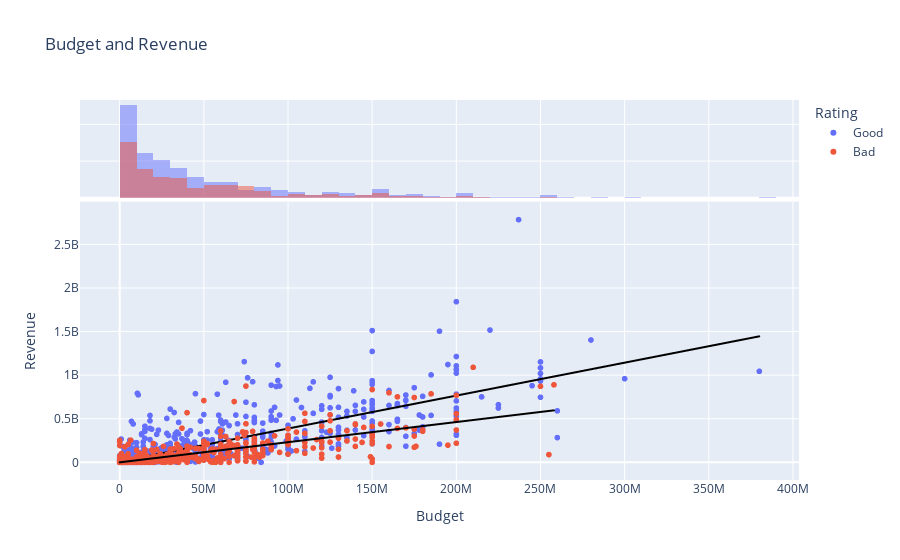

Here is the notebook cell this chart was saved with:
### Code cell
fig = px.scatter(new, x="budget", y="revenue", color='rating', marginal_x="histogram", hover_name= 'original_title', trendline="ols", trendline_color_override="black",
                 labels={
                     "budget": "Budget",
                     "revenue": "Revenue",
                     "rating": "Rating"
                 },
                title="Budget and Revenue")
fig.show()

### Figure 1 — Plotly figure (JSON) as saved in the notebook; plotly's stock layout.template omitted (floating-point values rounded to 4 significant figures; data arrays with more than 128 entries replaced by an {"elided": "..."} marker saying what was removed)
{"data": [{"hovertemplate": "<b>%{hovertext}</b><br><br>Rating=Good<br>Budget=%{x}<br>Revenue=%{y}<extra></extra>", "hovertext": {"elided": "915 str values"}, "legendgroup": "Good", "marker": {"color": "#636efa", "symbol": "circle"}, "mode": "markers", "name": "Good", "showlegend": true, "type": "scattergl", "x": {"elided": "915 int values"}, "xaxis": "x", "y": {"elided": "915 int values"}, "yaxis": "y"}, {"alignmentgroup": "True", "bingroup": "x", "hovertemplate": "Rating=Good<br>Budget=%{x}<br>count=%{y}<extra></extra>", "legendgroup": "Good", "marker": {"color": "#636efa"}, "name": "Good", "offsetgroup": "Good", "opacity": 0.5, "showlegend": false, "type": "histogram", "x": {"elided": "915 int values"}, "xaxis": "x2", "yaxis": "y2"}, {"hovertemplate": "<b>OLS trendline</b><br>revenue = 3.78392 * budget + 9.82752e+06<br>R<sup>2</sup>=0.597878<br><br>Rating=Good<br>Budget=%{x}<br>Revenue=%{y} <b>(trend)</b><extra></extra>", "legendgroup": "Good", "line": {"color": "black"}, "marker": {"color": "#636efa", "symbol": "circle"}, "mode": "lines", "name": "Good", "showlegend": false, "type": "scattergl", "x": {"elided": "915 int values"}, "xaxis": "x", "y": {"elided": "915 float values"}, "yaxis": "y"}, {"hovertemplate": "<b>%{hovertext}</b><br><br>Rating=Bad<br>Budget=%{x}<br>Revenue=%{y}<extra></extra>", "hovertext": {"elided": "573 str values"}, "legendgroup": "Bad", "marker": {"color": "#EF553B", "symbol": "circle"}, "mode": "markers", "name": "Bad", "showlegend": true, "type": "scattergl", "x": {"elided": "573 int values"}, "xaxis": "x", "y": {"elided": "573 int values"}, "yaxis": "y"}, {"alignmentgroup": "True", "bingroup": "x", "hovertemplate": "Rating=Bad<br>Budget=%{x}<br>count=%{y}<extra></extra>", "legendgroup": "Bad", "marker": {"color": "#EF553B"}, "name": "Bad", "offsetgroup": "Bad", "opacity": 0.5, "showlegend": false, "type": "histogram", "x": {"elided": "573 int values"}, "xaxis": "x2", "yaxis": "y2"}, {"hovertemplate": "<b>OLS trendline</b><br>revenue = 2.31434 * budget + 299681<br>R<sup>2</sup>=0.536858<br><br>Rating=Bad<br>Budget=%{x}<br>Revenue=%{y} <b>(trend)</b><extra></extra>", "legendgroup": "Bad", "line": {"color": "black"}, "marker": {"color": "#EF553B", "symbol": "circle"}, "mode": "lines", "name": "Bad", "showlegend": false, "type": "scattergl", "x": {"elided": "573 int values"}, "xaxis": "x", "y": {"elided": "573 float values"}, "yaxis": "y"}], "layout": {"barmode": "overlay", "legend": {"title": {"text": "Rating"}, "tracegroupgap": 0}, "title": {"text": "Budget and Revenue"}, "xaxis": {"anchor": "y", "domain": [0, 1], "title": {"text": "Budget"}}, "xaxis2": {"anchor": "y2", "domain": [0, 1], "matches": "x", "showgrid": true, "showticklabels": false}, "yaxis": {"anchor": "x", "domain": [0, 0.7326], "title": {"text": "Revenue"}}, "yaxis2": {"anchor": "x2", "domain": [0.7426, 1], "matches": "y2", "showgrid": true, "showline": false, "showticklabels": false, "ticks": ""}}}
